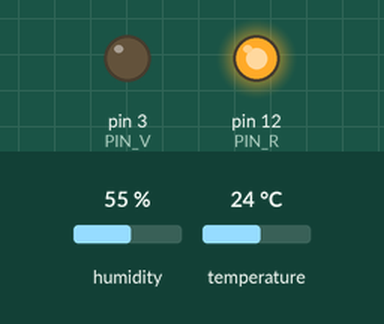
This sketch was run on a simulated Arduino Uno, built with avr-gcc and run on an emulated ATmega328P. Shown: output pins drawn as LEDs (lit = HIGH). The test bench sets the inputs (shaded band); at power-on: temperature 24 °C, humidity 55 %.

Above: at 4.8 s.
4.9 s: temperature set to 20.3 °C
7.9 s: temperature set to 19.3 °C
At 8.9 s:
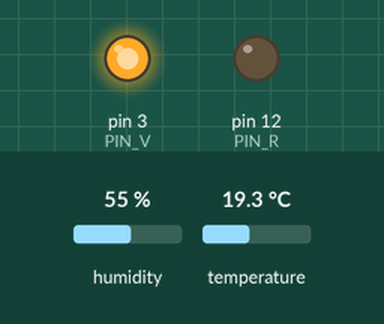
10.9 s: temperature set to 28 °C
At 12.4 s:
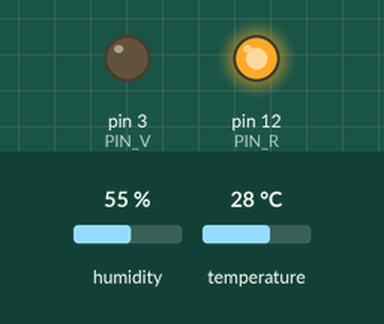
13.9 s: temperature set to 12 °C
At 15.3 s:
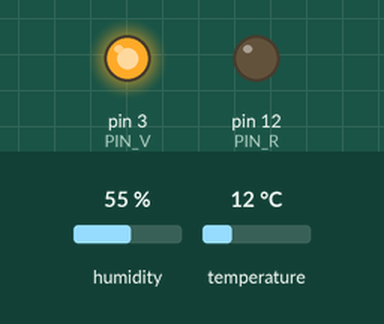
Timing chart, 0 to 16.9 s (numbered marks = the images above; inputs shaded):
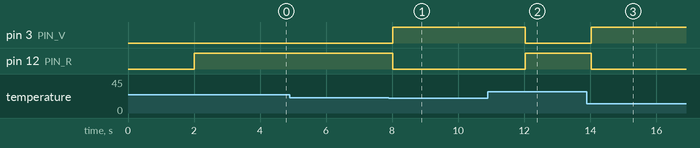

Measured:
- the behaviour switches between 20 and 19.9 °C on temperature (found by bisection; images 0 and 1)
- after the input at 4.9 s, every drawn part: stays the same
- after the input at 7.9 s, pin 3 (PIN_V): LOW → HIGH after 0.12 s; pin 12 (PIN_R): HIGH → LOW after 0.12 s
- after the input at 10.9 s, pin 3 (PIN_V): HIGH → LOW after 1.1 s; pin 12 (PIN_R): LOW → HIGH after 1.1 s
- after the input at 13.9 s, pin 3 (PIN_V): LOW → HIGH after 0.14 s; pin 12 (PIN_R): HIGH → LOW after 0.14 s

The sketch:

capteur_dht22.ino
```cpp
#include <DHT.h>

#define PIN_DHT A0       // broche où est branchée la sortie du DHT22
#define TYPE_DHT DHT22

#define PIN_V 3
#define PIN_R 12

DHT dht(PIN_DHT, TYPE_DHT);

void setup() {
	dht.begin();
	pinMode(PIN_V, OUTPUT);
	pinMode(PIN_R, OUTPUT);
}

void loop() {
	delay(2000);
	float temperature = dht.readTemperature();
	if (temperature<20){
		digitalWrite(PIN_R, LOW);
		digitalWrite(PIN_V, HIGH);
	}else{
		digitalWrite(PIN_V, LOW);
		digitalWrite(PIN_R, HIGH);
	}
}
```
